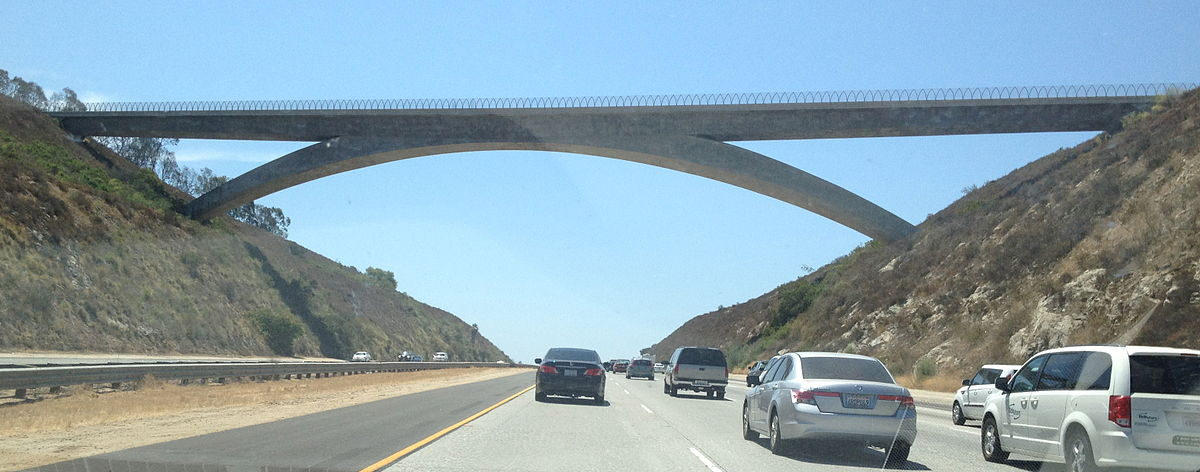
#> input picture samples/roads/road_2.jpg, 1200 x 472 px
$ python 011_color_spaces_RGB.py
#> lines starting #> are read from the running program, lines starting #| are printed output that depends on the picture
# Inspired by Self-Driving-Car Nano Degree from Udacity

import os

import cv2
import matplotlib.image as mpimg
import matplotlib.pyplot as plt
import numpy as np

# Read in an image and grayscale it
image_path = os.path.join(os.getcwd(), "../../samples/roads/road_2.jpg")

if not os.path.exists(image_path):
    print("Image does not exist!")
    exit()

image = mpimg.imread(image_path)
#> image is the input picture: shape (472, 1200, 3); mean R, G, B 136.8, 158.5, 168.5

thresh = (180, 255)
gray = cv2.cvtColor(image, cv2.COLOR_RGB2GRAY)
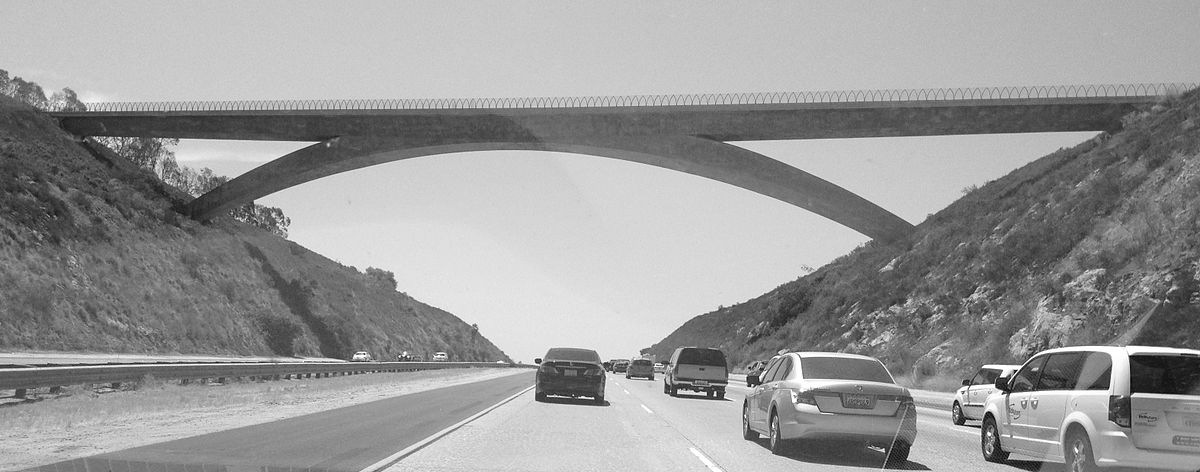
#> gray: shape (472, 1200); min 1, max 255, mean 153.1
binary = np.zeros_like(gray)
binary[(gray > thresh[0]) & (gray <= thresh[1])] = 1

# Plot the result
f, (ax1, ax2) = plt.subplots(1, 2, figsize=(24, 9))
f.tight_layout()

ax1.imshow(image)
ax1.set_title('Original Image', fontsize=20)

ax2.imshow(binary, cmap='gray')
ax2.set_title('Gray Binary', fontsize=20)

plt.subplots_adjust(left=0., right=1, top=0.9, bottom=0.)
plt.show()
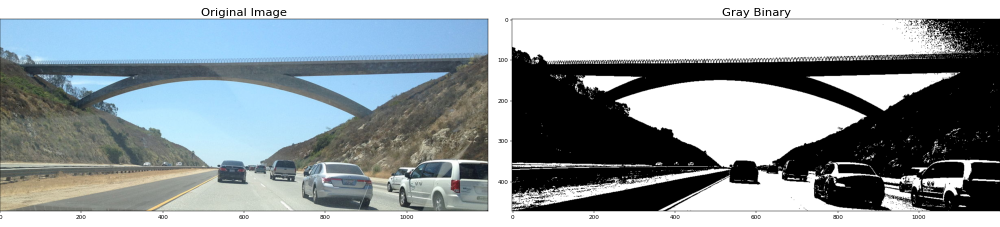
#> figure drawn by matplotlib, 2 panels

R = image[:, :, 0]
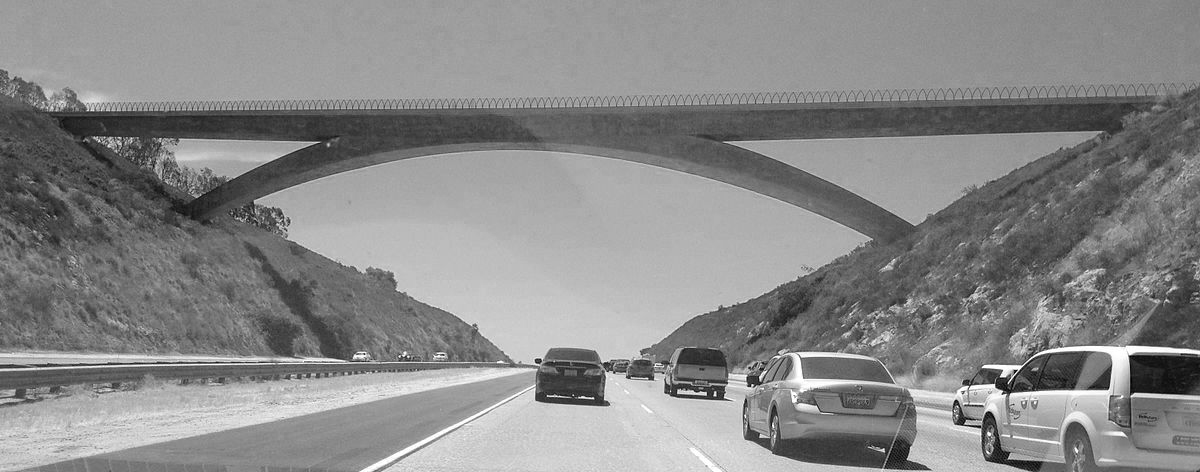
#> R: shape (472, 1200); min 0, max 255, mean 136.8
G = image[:, :, 1]
B = image[:, :, 2]
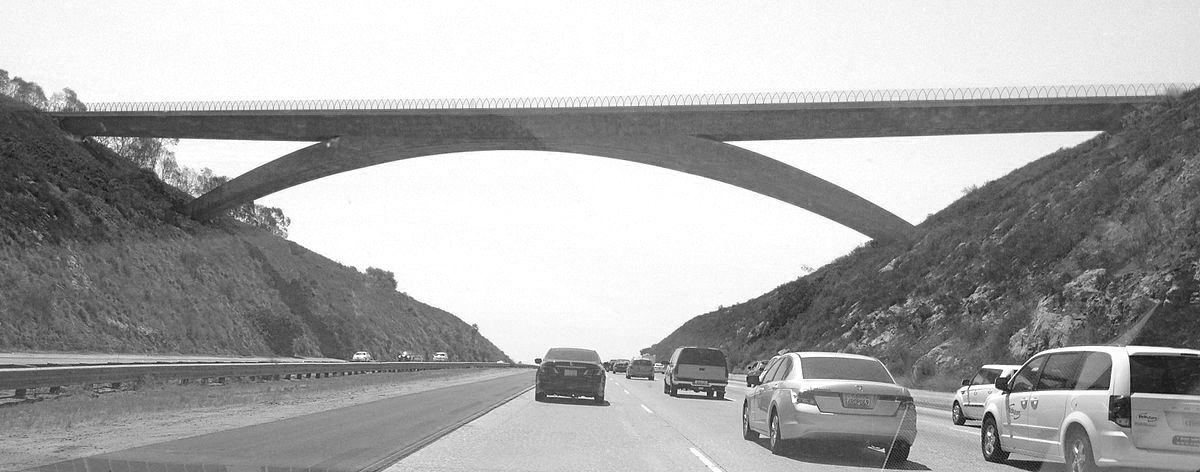
#> B: shape (472, 1200); min 0, max 255, mean 168.5

f, (ax1, ax2, ax3) = plt.subplots(1, 3, figsize=(24, 9))
f.tight_layout()

ax1.imshow(R, cmap='gray')
ax1.set_title('Red Channel', fontsize=20)

ax2.imshow(G, cmap='gray')
ax2.set_title('Green Channel', fontsize=20)

ax3.imshow(B, cmap='gray')
ax3.set_title('Blue Channel', fontsize=20)

plt.subplots_adjust(left=0., right=1, top=0.9, bottom=0.)
plt.show()

# Using R Channel
thresh = (200, 255)
binary = np.zeros_like(R)
binary[(R > thresh[0]) & (R <= thresh[1])] = 1

f, (ax1, ax2) = plt.subplots(1, 2, figsize=(24, 9))
f.tight_layout()

ax1.imshow(image)
ax1.set_title('Original Image', fontsize=20)

ax2.imshow(binary, cmap='gray')
ax2.set_title('Red Binary', fontsize=20)

plt.subplots_adjust(left=0., right=1, top=0.9, bottom=0.)
plt.show()
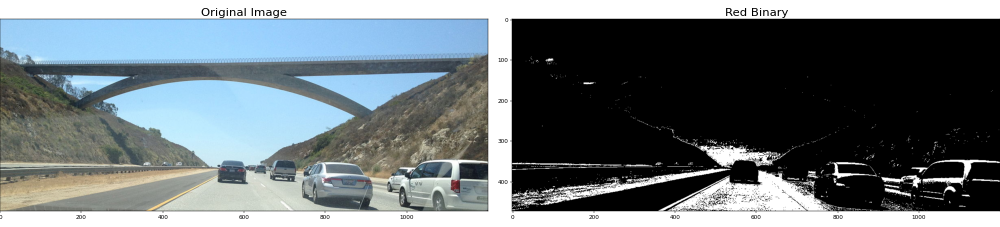
#> figure drawn by matplotlib, 2 panels

$ run again, with samples/roads/road_1.jpg copied over samples/roads/road_2.jpg
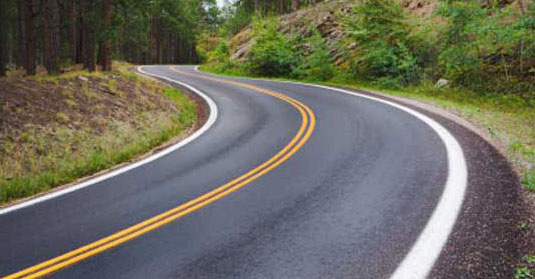
#> input picture samples/roads/road_1.jpg, 535 x 279 px
#> image is the input picture: shape (279, 535, 3); mean R, G, B 108.8, 107.9, 94.6
#> `R = image[:, :, 0]`:
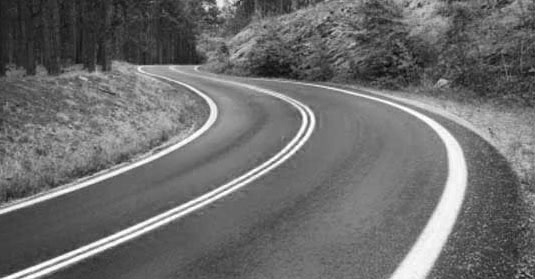
#> R: shape (279, 535); min 3, max 255, mean 108.8
#> `B = image[:, :, 2]`:
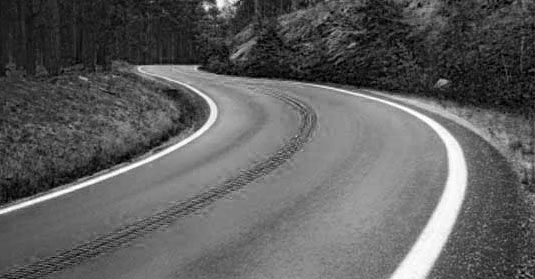
#> B: shape (279, 535); min 0, max 255, mean 94.6

$ run again, with samples/roads/road_3.jpg copied over samples/roads/road_2.jpg
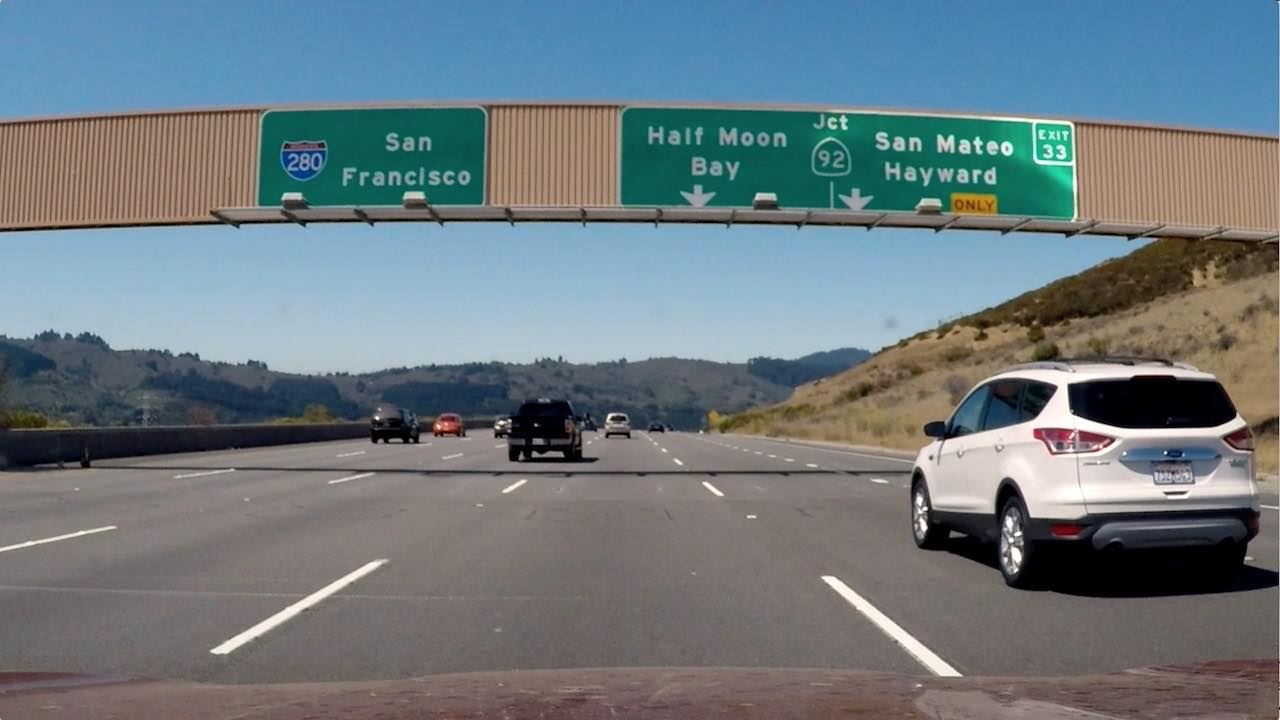
#> input picture samples/roads/road_3.jpg, 1280 x 720 px
#> image is the input picture: shape (720, 1280, 3); mean R, G, B 109.2, 121.6, 127.4
#> `B = image[:, :, 2]`:
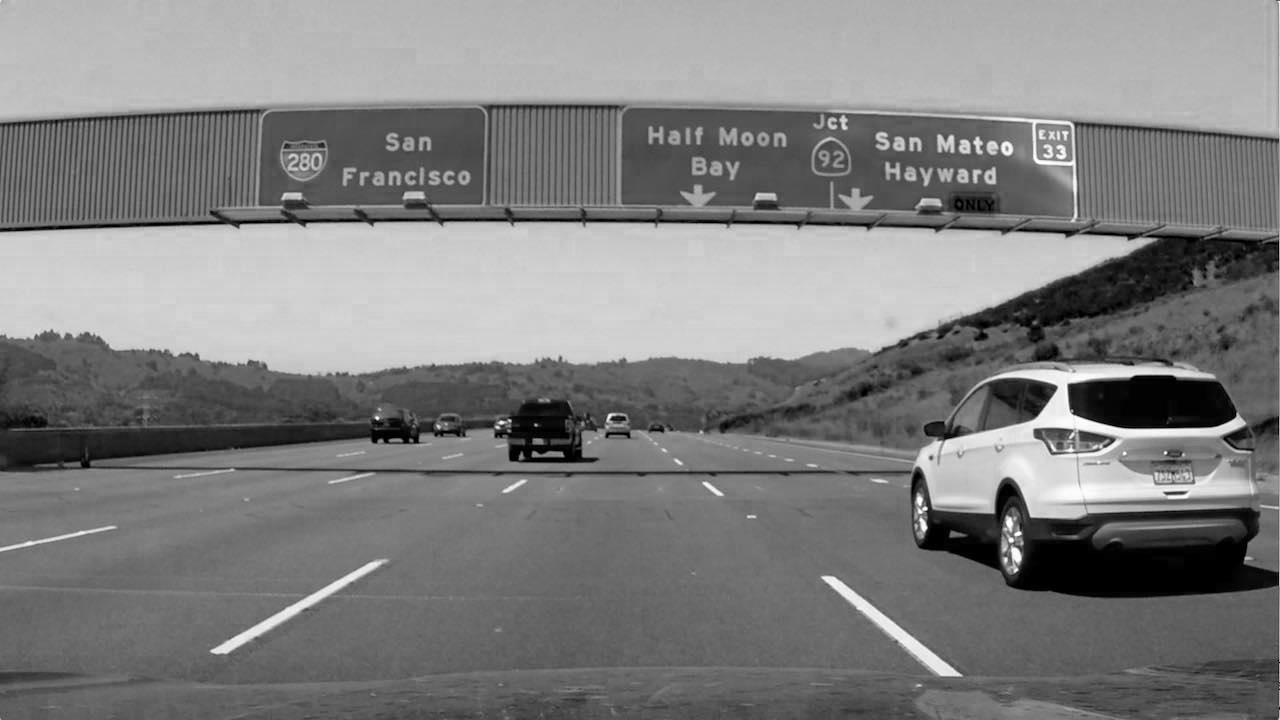
#> B: shape (720, 1280); min 0, max 255, mean 127.4
#> `plt.show()`:
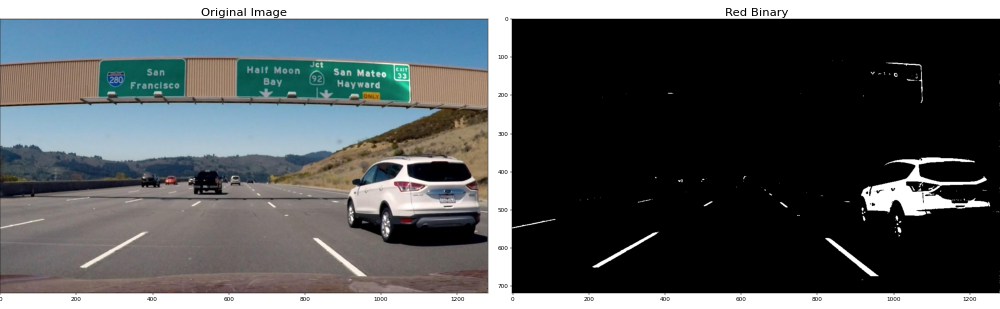
#> figure drawn by matplotlib, 2 panels
